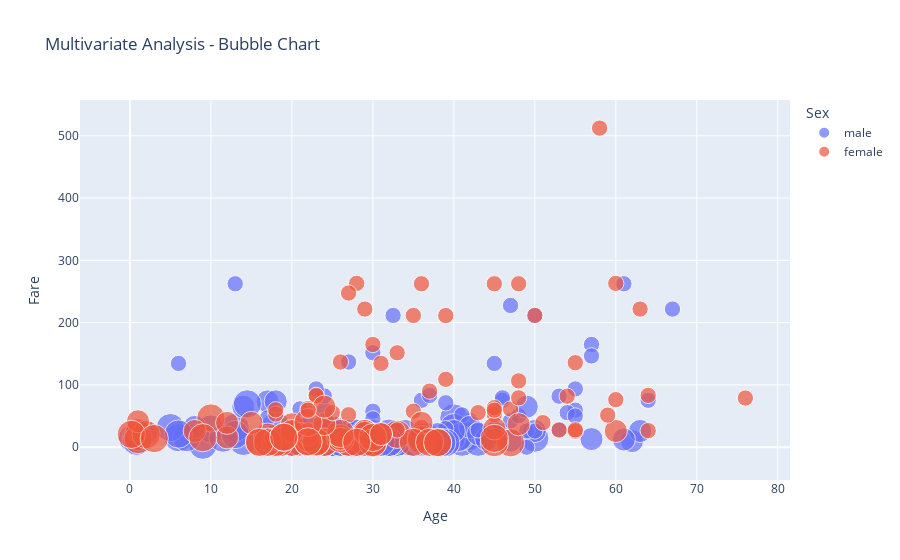

Write notebook code for a chart like this one.
### Code cell
# Create the bubble chart
fig = px.scatter(data, x='Age', y='Fare', color='Sex', size='Pclass', hover_data=['Embarked', 'Survived'],
                 title='Multivariate Analysis - Bubble Chart')
# Set the axis labels
fig.update_xaxes(title='Age')
fig.update_yaxes(title='Fare')
# Show the plot
fig.show()

### Figure 1 — Plotly figure (JSON) as saved in the notebook; plotly's stock layout.template omitted (floating-point values rounded to 4 significant figures; data arrays with more than 128 entries replaced by an {"elided": "..."} marker saying what was removed)
{"data": [{"customdata": {"elided": "266x2 mixed values"}, "hovertemplate": "Sex=male<br>Age=%{x}<br>Fare=%{y}<br>Pclass=%{marker.size}<br>Embarked=%{customdata[0]}<br>Survived=%{customdata[1]}<extra></extra>", "legendgroup": "male", "marker": {"color": "#636efa", "size": {"elided": "266 int values"}, "sizemode": "area", "sizeref": 0.0075, "symbol": "circle"}, "mode": "markers", "name": "male", "orientation": "v", "showlegend": true, "type": "scatter", "x": {"elided": "266 float values"}, "xaxis": "x", "y": {"elided": "266 float values"}, "yaxis": "y"}, {"customdata": {"elided": "152x2 mixed values"}, "hovertemplate": "Sex=female<br>Age=%{x}<br>Fare=%{y}<br>Pclass=%{marker.size}<br>Embarked=%{customdata[0]}<br>Survived=%{customdata[1]}<extra></extra>", "legendgroup": "female", "marker": {"color": "#EF553B", "size": {"elided": "152 int values"}, "sizemode": "area", "sizeref": 0.0075, "symbol": "circle"}, "mode": "markers", "name": "female", "orientation": "v", "showlegend": true, "type": "scatter", "x": {"elided": "152 float values"}, "xaxis": "x", "y": {"elided": "152 float values"}, "yaxis": "y"}], "layout": {"legend": {"itemsizing": "constant", "title": {"text": "Sex"}, "tracegroupgap": 0}, "title": {"text": "Multivariate Analysis - Bubble Chart"}, "xaxis": {"anchor": "y", "domain": [0, 1], "title": {"text": "Age"}}, "yaxis": {"anchor": "x", "domain": [0, 1], "title": {"text": "Fare"}}}}
